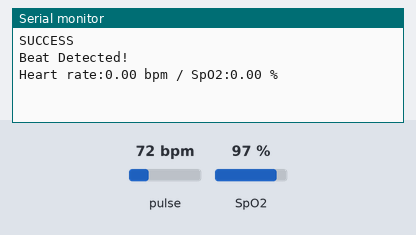
Recording of a sketch running on a simulated Arduino Uno, built with avr-gcc and run on an emulated ATmega328P. On the bench: the last lines printed to the serial monitor. Inputs (shaded band) come from the test bench; at power-on: pulse 72 bpm, SpO2 97 %.

Above: at 1.2 s.
1.3 s: pulse set to 42 bpm
At 2.7 s:
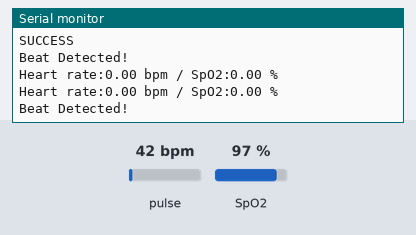
2.8 s: SpO2 set to 80 %
At 3.4 s:
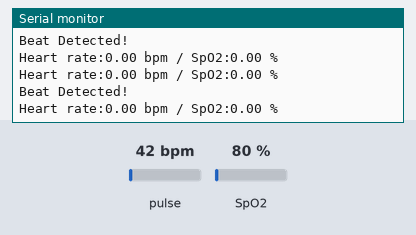
4.3 s: pulse set to 70 bpm
At 7.8 s:
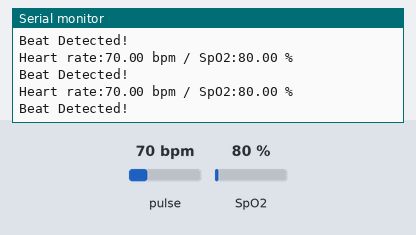
Timing chart, 0 to 9.3 s (numbered marks = the images above; inputs shaded):
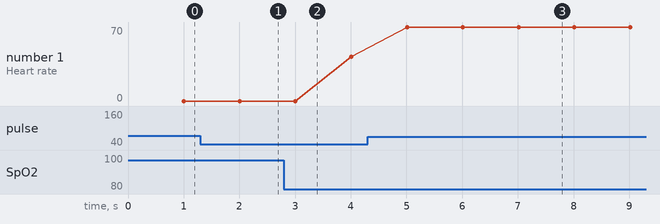

Measured:
- after the input at 4.3 s, the serial monitor: prints a new line after 0.71 s (image 3)
- plotted number 1: 42 → 70 after the input at 4.3 s

The sketch:

teste_max30100.ino
```cpp
// (licence header left out)
// This example can be used to test connectivity and operation of the sensor
// check the README file on the repo's root for a troubleshooting guide in case
// any of the tests running fail

#include <Wire.h>
#include "MAX30100_PulseOximeter.h"

#define REPORTING_PERIOD_MS     1000

// PulseOximeter is the higher level interface to the sensor
// it offers:
//  * beat detection reporting
//  * heart rate calculation
//  * SpO2 (oxidation level) calculation
PulseOximeter pox;
float BPM, SpO2;
uint32_t tsLastReport = 0;

// Callback (registered below) fired when a pulse is detected
void onBeatDetected(){
    Serial.println("Beat Detected!");
}

void setup()
{
    Serial.begin(115200);

    // Initialize the PulseOximeter instance and register a beat-detected callback
    // The parameter passed to the begin() method changes the samples flow that
    // the library spews to the serial.
    // Options:
    //  * PULSEOXIMETER_DEBUGGINGMODE_PULSEDETECT : filtered samples and beat detection threshold
    //  * PULSEOXIMETER_DEBUGGINGMODE_RAW_VALUES : sampled values coming from the sensor, with no processing
    //  * PULSEOXIMETER_DEBUGGINGMODE_AC_VALUES : sampled values after the DC removal filter

    // Initialize the PulseOximeter instance
    // Failures are generally due to an improper I2C wiring, missing power supply
    // or wrong target chip
    if (!pox.begin()){
         Serial.println("FAILED");
         for(;;);
    }
    else{
         Serial.println("SUCCESS");
         pox.setOnBeatDetectedCallback(onBeatDetected);
    }

    // The default current for the IR LED is 50mA and it could be changed by uncommenting the following line.
    pox.setIRLedCurrent(MAX30100_LED_CURR_7_6MA);
}

void loop()
{
    pox.update();
//    Blynk.run();

    BPM = pox.getHeartRate();
    SpO2 = pox.getSpO2();
    if (millis() - tsLastReport > REPORTING_PERIOD_MS){
        Serial.print("Heart rate:");
        Serial.print(BPM);
        Serial.print(" bpm / SpO2:");
        Serial.print(SpO2);
        Serial.println(" %");

//        Blynk.virtualWrite(V3, BPM);
//        Blynk.virtualWrite(V4, SpO2);
        tsLastReport = millis();
    }
}
```
